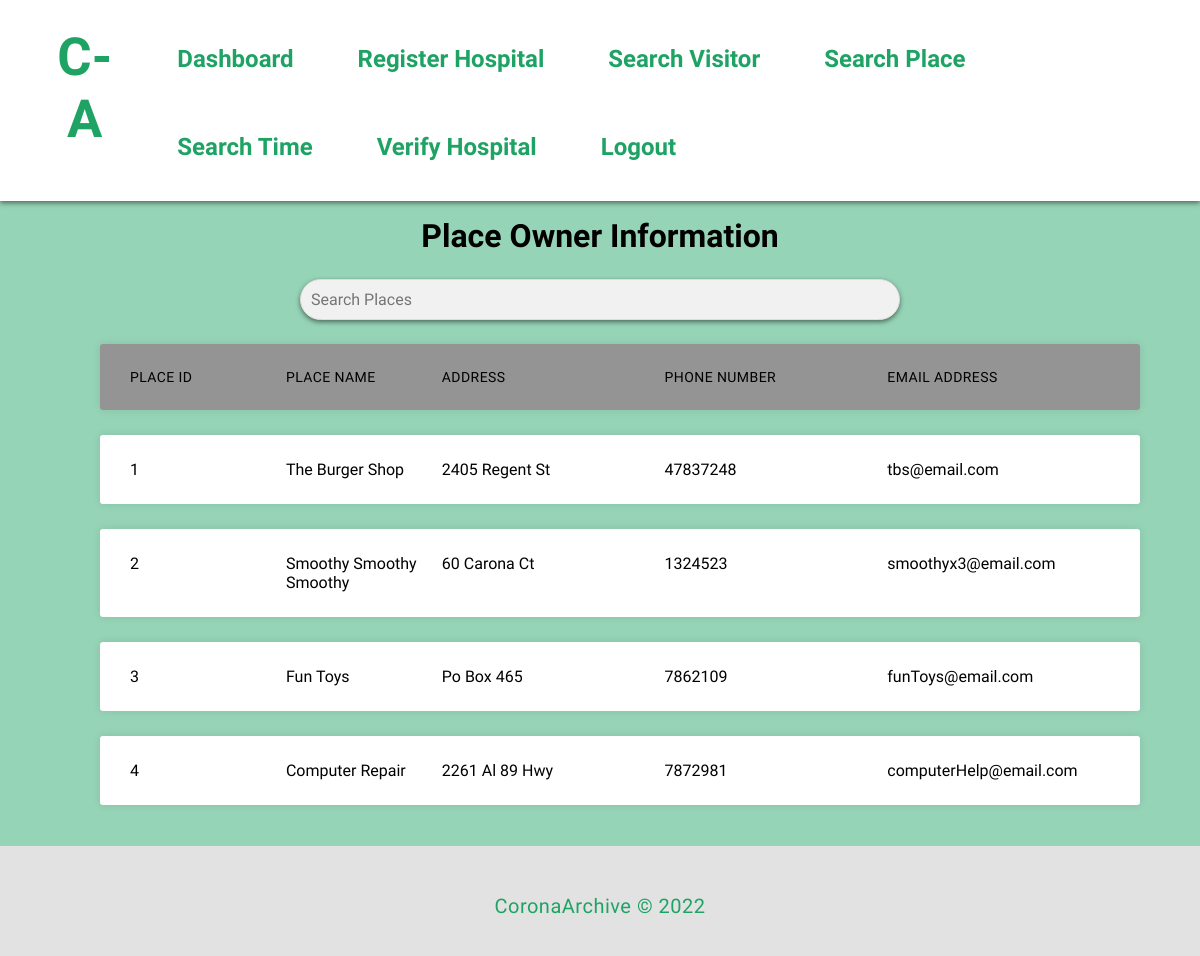
Page /agent/places (signed in) on the committed database.
### tables this page shows
CREATE TABLE Place (
    id integer PRIMARY KEY AUTOINCREMENT,
    name text NOT NULL,
    address text NOT NULL,
    phoneNumber text,
    email text,
    password text NOT NULL
    );

### run.py (the view)
@app.route("/agent/places", methods=['GET', ])
def agent_list_places():
    if('username' in session and str(session['userType']) == "Agent"):
        conn = db_connection()
        cursor = conn.cursor()
        cursor.execute("SELECT id,name,address,phoneNumber,email from Place")
        data = cursor.fetchall()
        print(data)
        return render_template('place_info.html', places=data)
    else:
        flash("You are not authorized to access hospital dashboard")
        return redirect(url_for('index'))

### run.py (called while the page is built)
def db_connection():
    conn = None
    try:
        conn = sqlite3.connect("db.sqlite")
    except sqlite3.error as e:
        print(e)
    return conn

### CoronaArchieve/templates/place_info.html (shortened to what this page needs)
{% extends "baselayout.html" %} {% block head %}
<link
  rel="stylesheet"
  type="text/css"
  href="{{ url_for('static', filename='style/css/table.css')}}"
/>
{% endblock %} {% block content %}
<main class="content">
  <h1>Place Owner Information</h1>
  <input
    type="text"
    id="search-input"
    onkeyup="search('search-input','places-table')"
    placeholder="Search Places"
  />
  <ul class="responsive-table">
    <li class="table-header">
      <div class="col col-1">Place Id</div>
      <div class="col col-2">Place Name</div>
      <div class="col col-3">Address</div>
      <div class="col col-4">Phone Number</div>
      <div class="col col-5">Email Address</div>
    </li>
    <div id="places-table">
      {% for place in places %}
      <li class="table-row">
        <div class="col col-1" data-label="Job Id">{{ place[0] }}</div>
        <div class="col col-2" data-label="Customer Name">{{ place[1] }}</div>
        <div class="col col-3" data-label="Amount">{{ place[2] }}</div>
        <div class="col col-4" data-label="Payment Status">{{ place[3] }}</div>
        <div class="col col-5" data-label="Payment Status">{{ place[4] }}</div>
      </li>
      {% endfor %}
    </div>
  </ul>
</main>
{% endblock %}

### CoronaArchieve/templates/baselayout.html (shortened to what this page needs)
<!DOCTYPE html>
<html lang="en">
  <head>
    <link rel="stylesheet" href="{{url_for('static', filename = 'style/css/style.css')}}" />
    <link
      rel="stylesheet"
      type="text/css"
      href="{{url_for('static', filename = 'style/css/form_style.css')}}"
    />
    <link
      rel="stylesheet"
      type="text/css"
      href="{{url_for('static', filename = 'style/css/table.css')}}"
    />
    {% block head %} {% endblock head %}
  </head>
  <body>
    {% include 'navbar.html' %}
    {% block content %} {% endblock %}
    {% include 'footer.html' %}
  </body>
</html>

### CoronaArchieve/templates/navbar.html (shortened to what this page needs)
<nav class="navbar">
  <a href="{{ url_for('index') }}" id="title">
    <h1>C-A</h1>
  </a>
  <div class="nav_container topBotomBordersOut">
     {% if session.get('userType') %}  {% if session.get('userType') == 'Agent' %}
    <a href="{{ url_for('dashboard_agent') }}">
      <h1 style="float: right">Dashboard</h1>
    </a>
    <a href="{{ url_for('hospital_registration') }}">
      <h1>Register Hospital</h1>
    </a>
    <a href="{{ url_for('agent_list_visitors') }}">
      <h1>Search Visitor</h1>
    </a>
    <a href="{{ url_for('agent_list_places') }}">
      <h1>Search Place</h1>
    </a>
    <a href="{{ url_for('agent_list_visitor_place') }}">
      <h1>Search Time</h1>
    </a>
    <a href="{{ url_for('verify_hospital_registration') }}">
      <h1>Verify Hospital</h1>
    </a>
    <a href="{{ url_for('logout') }}">
      <h1 style="float: right">Logout</h1>
    </a>
    {% endif %} {% endif %}
  </div>
</nav>

### CoronaArchieve/templates/footer.html
<footer class="footer-distributed">
        <p class="footer-company-name">CoronaArchive © 2022</p>
</footer>

### CoronaArchieve/static/style/css/style.css (style rules this page uses)
* { font-family: 'Varela Round', sans-serif; }
.content { display: flex; justify-content: center; align-items: center; flex-direction: column; width: 100%; height: 100%; }
#title { background-color: rgb(255, 255, 255); padding-left: 40px; padding-top: 10px; text-align: center; margin-right: auto; color: rgb(31, 163, 101); font-size: 35px; }
body { margin: 0; background-color: rgba(31, 163, 101, 0.466); }
.navbar { overflow: hidden; background-color: rgb(255, 255, 255); display: flex; justify-content: center; margin: 0 auto; text-align: center; box-shadow: 0 2px 5px rgba(0, 0, 0, 0.5) }
.navbar a { float: left; font-size: 16px; color: rgb(255, 255, 255); text-align: center; padding: 14px 16px; text-decoration: none; }
.nav_container { padding-right: 20px; margin-right: auto; padding-top: 15px; padding-bottom: 10px; text-align: center; }
.nav_container a { color: rgb(31, 163, 101); font-family: 'Varela Round', sans-serif; text-decoration: none; position: relative; z-index: 0; cursor: pointer; }
div.topBotomBordersOut a:before, div.topBotomBordersOut a:after { position: absolute; left: 0px; width: 100%; height: 2px; background: rgb(31, 163, 101); content: ""; opacity: 0; transition: all 0.3s; }
div.topBotomBordersOut a:before { top: 0px; transform: translateY(10px); }
div.topBotomBordersOut a:after { bottom: 0px; transform: translateY(-10px); }
.footer-distributed { background-color: rgb(226, 226, 226); box-sizing: border-box; width: 100%; font: bold 16px sans-serif; text-align: center; padding: 50px 60px 40px; overflow: hidden; }
.footer-distributed .footer-company-name { color: #1fa365; font-size: 20px; font-weight: normal; margin: 0; }
#search-input { background-color: rgb(255, 255, 255); font-size: large; box-shadow: 0 2px 5px rgba(0, 0, 0, 0.5) }

### CoronaArchieve/static/style/css/form_style.css (style rules this page uses)
* { box-sizing: border-box; }
h1 { font-weight: bold; margin: 1rem; }
p { font-size: 14px; font-weight: 100; line-height: 20px; letter-spacing: 0.5px; margin: 20px 0 30px; }
input { background-color: #eee; border: none; padding: 12px 15px; margin: 8px 0; width: 100%; }

### CoronaArchieve/static/style/css/table.css (style rules this page uses)
.responsive-table { min-width: 90%; }
#search-input { width: 50%; padding: 10px; border: 1px solid #ddd; border-radius: 24px; font-size: 16px; background-color: #f1f1f1; }
.responsive-table li { border-radius: 3px; padding: 25px 30px; display: flex; justify-content: space-between; margin-bottom: 25px; }
.responsive-table .table-header { background-color: #949494; box-shadow: 0px 0px 9px 0px rgba(0, 0, 0, 0.1); font-size: 14px; text-transform: uppercase; letter-spacing: 0.03em; }
.responsive-table .table-row { background-color: #ffffff; box-shadow: 0px 0px 9px 0px rgba(0, 0, 0, 0.1); }
.responsive-table .col-1 { flex-basis: 70%; overflow-wrap: anywhere; }
.responsive-table .col-2 { flex-basis: 70%; overflow-wrap: anywhere; }
.responsive-table .col-3 { flex-basis: 100%; overflow-wrap: anywhere; }
.responsive-table .col-4 { flex-basis: 100%; overflow-wrap: anywhere; }
.responsive-table .col-5 { flex-basis: 100%; overflow-wrap: anywhere; }

### rows in the picture
Place: id "1", name "The Burger Shop", address "2405 Regent St", phoneNumber "47837248", email "tbs@email.com"
Place: id "2", name "Smoothy Smoothy Smoothy", address "60 Carona Ct", phoneNumber "1324523", email "smoothyx3@email.com"
Place: id "3", name "Fun Toys", address "Po Box 465", phoneNumber "7862109", email "funToys@email.com"
Place: id "4", name "Computer Repair", address "2261 Al 89 Hwy", phoneNumber "7872981", email "computerHelp@email.com"
